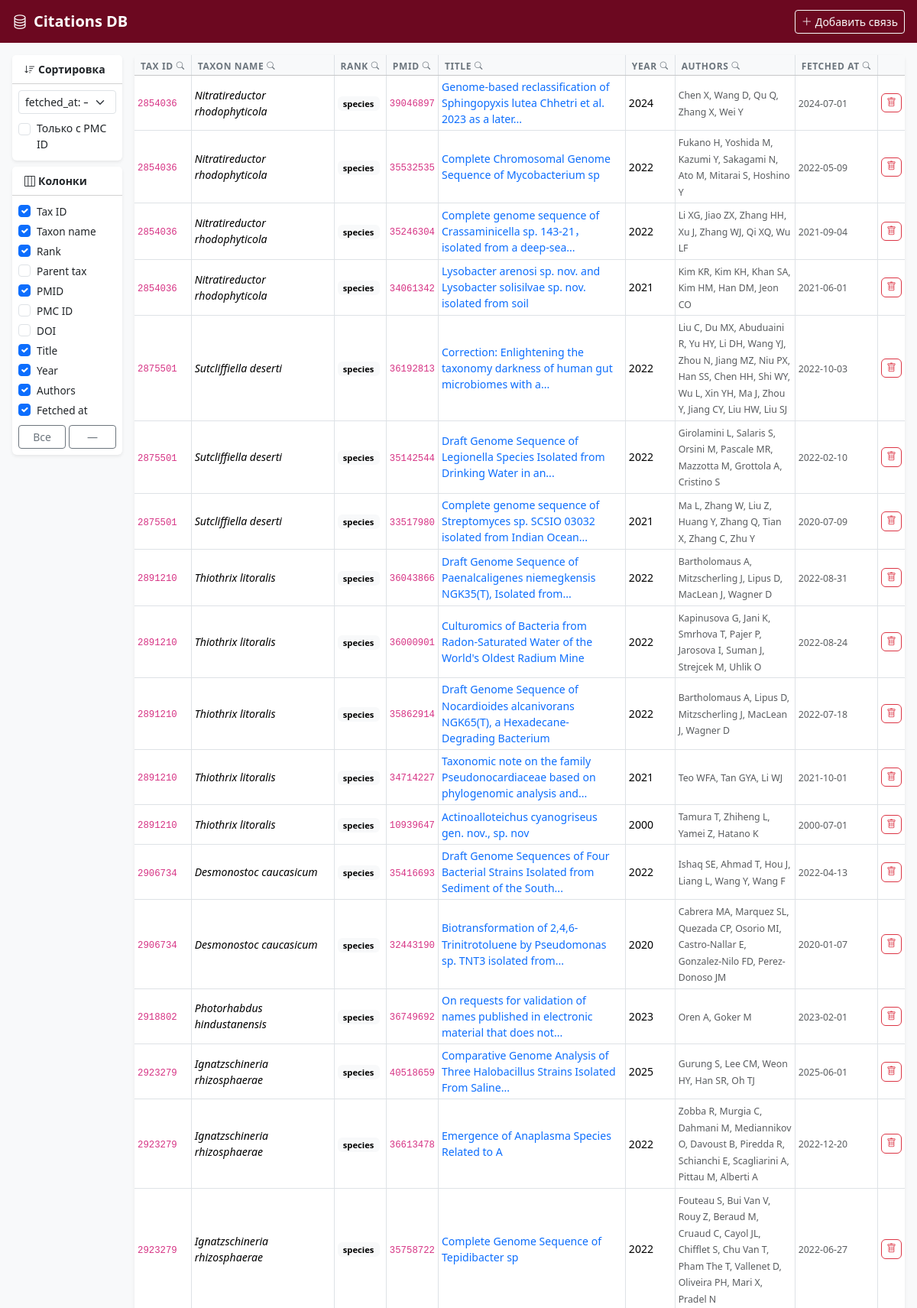
The page /?&page=154 (upper part) on the database its author committed.
### tables this page shows
CREATE TABLE Taxon (
    tax_id      INTEGER PRIMARY KEY,
    name        TEXT    NOT NULL,
    rank        TEXT    NOT NULL,
    parent_tax_id INTEGER,
    UNIQUE (tax_id)
);

CREATE TABLE Article (
    pmid        INTEGER PRIMARY KEY,
    pmc_id      TEXT,
    doi         TEXT,
    title       TEXT    NOT NULL,
    pub_year    INTEGER,
    authors     TEXT,
    fetched_at  TEXT,
    UNIQUE (pmid)
);

### main.py (the view)
@app.get("/", name="index")
def index(
    request: Request,
    f_sort: str = "",
    f_has_pmc: str = "",
    page: int = 1,
    cols: list[str] = [],
    f_tax_id:        str = "",
    f_name:          str = "",
    f_rank:          str = "",
    f_parent_tax_id: str = "",
    f_pmid:          str = "",
    f_pmc_id:        str = "",
    f_doi:           str = "",
    f_title:         str = "",
    f_pub_year:      str = "",
    f_authors:       str = "",
    f_fetched_at:    str = "",
):
    if cols:
        visible = set(cols) & ALL_COLS
        request.session["visible_cols"] = list(visible)
    elif "visible_cols" in request.session:
        visible = set(request.session["visible_cols"]) & ALL_COLS
    else:
        visible = DEFAULT_COLS
    filters = {
        "tax_id":        f_tax_id,
        "name":          f_name,
        "rank":          f_rank,
        "parent_tax_id": f_parent_tax_id,
        "pmid":          f_pmid,
        "pmc_id":        f_pmc_id,
        "doi":           f_doi,
        "title":         f_title,
        "pub_year":      f_pub_year,
        "authors":       f_authors,
        "fetched_at":    f_fetched_at,
    }
    rows = ta_model.get_full_links(
        filter_taxon_name=f_name or None,
        filter_title=f_title or None,
        sort_fetched_at=f_sort or None,
    )
    for col, val in filters.items():
        if not val or col in ("name", "title"):
            continue
        val_lower = val.lower()
        rows = [r for r in rows if r[col] is not None and val_lower in str(r[col]).lower()]
    if f_has_pmc:
        rows = [r for r in rows if r["pmc_id"]]
    page_rows, total, total_pages, page = paginate(rows, page)
    param_parts = [("f_sort", f_sort), ("f_has_pmc", f_has_pmc)] + [(f"f_{k}", v) for k, v in filters.items()]
    params = "&".join(f"{k}={v}" for k, v in param_parts if v)
    active_filters = any(filters.values()) or bool(f_has_pmc)
    return render(request, {
        "rows": page_rows,
        "page": page, "total": total, "total_pages": total_pages,
        "pagination_params": params,
        "visible_cols": visible,
        "f_sort": f_sort,
        "f_has_pmc": f_has_pmc,
        "filters": filters,
        "active_filters": active_filters,
    })

### templates/index.html (shortened to what this page needs)
{% from "macros.html" import pagination %}
<!DOCTYPE html>
<html lang="ru">
<head>
  <link href="https://cdn.jsdelivr.net/npm/bootstrap@5.3.3/dist/css/bootstrap.min.css" rel="stylesheet">
  <link href="https://cdn.jsdelivr.net/npm/bootstrap-icons@1.11.3/font/bootstrap-icons.min.css" rel="stylesheet">
</head>
<body>
<nav class="navbar navbar-dark sticky-top mb-3" style="background-color: #6C0820;">
  <div class="container-fluid px-3">
    <span class="navbar-brand"><i class="bi bi-database me-2"></i>Citations DB</span>
    <button class="btn btn-outline-light btn-sm" data-bs-toggle="modal" data-bs-target="#addLinkModal">
      <i class="bi bi-plus-lg me-1"></i>Добавить связь
    </button>
  </div>
</nav>
<div class="container-fluid px-3 pb-5">
  <div class="row g-3">
    <div class="col-lg-1 col-md-2" style="min-width:160px">
      <div class="card border-0 shadow-sm mb-2">
        <div class="card-header bg-white small fw-semibold py-2">
          <i class="bi bi-sort-down me-1"></i>Сортировка
        </div>
        <div class="card-body p-2">
          <form method="get" id="sortForm">
            <select name="f_sort" class="form-select form-select-sm mb-2" onchange="this.form.submit()">
              <option value=""     {% if not f_sort %}selected{% endif %}>fetched_at: —</option>
            </select>
            <div class="form-check">
              <input class="form-check-input" type="checkbox" name="f_has_pmc" id="chkHasPmc"
                     value="1" {% if f_has_pmc %}checked{% endif %}
                     onchange="this.form.submit()">
              <label class="form-check-label small" for="chkHasPmc">Только с PMC ID</label>
            </div>
          </form>
        </div>
      </div>
      <div class="card border-0 shadow-sm">
        <div class="card-header bg-white small fw-semibold py-2">
          <i class="bi bi-layout-three-columns me-1"></i>Колонки
        </div>
        <div class="card-body p-2 col-toggle">
          {% set all_cols = [
            ('tax_id',       'Tax ID'),
            ('name',         'Taxon name'),
            ('rank',         'Rank'),
            ('parent_tax_id','Parent tax'),
            ('pmid',         'PMID'),
            ('pmc_id',       'PMC ID'),
            ('doi',          'DOI'),
            ('title',        'Title'),
            ('pub_year',     'Year'),
            ('authors',      'Authors'),
            ('fetched_at',   'Fetched at'),
          ] %}
          {% for col_id, col_label in all_cols %}
          <div class="form-check">
            <input class="form-check-input col-check" type="checkbox"
                   id="chk_{{ col_id }}" data-col="{{ col_id }}"
                   {% if col_id in visible_cols %}checked{% endif %}>
            <label class="form-check-label" for="chk_{{ col_id }}">{{ col_label }}</label>
          </div>
          {% endfor %}
          <div class="d-flex gap-1 mt-2">
            <button class="btn btn-outline-secondary btn-sm w-50" id="btnAll">Все</button>
            <button class="btn btn-outline-secondary btn-sm w-50" id="btnNone">—</button>
          </div>
        </div>
      </div>
    </div>
    <div class="col">
      <div class="card border-0 shadow-sm">
        <div class="card-body p-0">
          <form method="get" id="filterForm">
            <div class="table-responsive">
              <table class="table table-hover table-sm mb-0" id="mainTable">
                <thead class="table-light">
                  <tr>
                    {% macro col_header(col_id, label) %}
                    <th class="col-hdr col-{{ col_id }}"
                        {% if col_id not in visible_cols %}style="display:none"{% endif %}>
                      <div class="col-hdr-inner">
                        <div class="col-hdr-label" onclick="toggleSearch('{{ col_id }}')">
                          {{ label }}
                          <i class="bi bi-search {% if filters[col_id] %}search-active{% endif %}"
                             style="font-size:.65rem"></i>
                        </div>
                      </div>
                    </th>
                    {% endmacro %}
                    {{ col_header('tax_id',       'Tax ID') }}
                    {{ col_header('name',          'Taxon name') }}
                    {{ col_header('rank',          'Rank') }}
                    {{ col_header('pmid',          'PMID') }}
                    {{ col_header('title',         'Title') }}
                    {{ col_header('pub_year',      'Year') }}
                    {{ col_header('authors',       'Authors') }}
                    {{ col_header('fetched_at',    'Fetched at') }}
                    <th></th>
                  </tr>
                </thead>
                <tbody>
                  {% for row in rows %}
                  {% set rc = {
                    'domain':'text-bg-dark', 'kingdom':'text-bg-secondary', 'phylum':'text-bg-primary',
                    'class':'text-bg-info',  'order':'text-bg-success',     'family':'text-bg-warning',
                    'genus':'text-bg-danger','species':'text-bg-light'
                  } %}
                  <tr>
                    <td class="col-tax_id"        {% if 'tax_id'        not in visible_cols %}style="display:none"{% endif %}><code>{{ row.tax_id }}</code></td>
                    <td class="col-name"           {% if 'name'          not in visible_cols %}style="display:none"{% endif %}><em>{{ row.name }}</em></td>
                    <td class="col-rank"           {% if 'rank'          not in visible_cols %}style="display:none"{% endif %}>
                      <span class="badge badge-rank {{ rc.get(row.rank,'text-bg-secondary') }}">{{ row.rank }}</span>
                    </td>
                    <td class="col-pmid"           {% if 'pmid'          not in visible_cols %}style="display:none"{% endif %}><code>{{ row.pmid }}</code></td>
                    <td class="col-title"          {% if 'title'         not in visible_cols %}style="display:none"{% endif %} style="max-width:320px{% if 'title' not in visible_cols %};display:none{% endif %}">
                      {% if row.doi %}<a href="https://doi.org/{{ row.doi }}" target="_blank" class="text-decoration-none">{{ row.title | truncate(88) }}</a>
                      {% else %}{{ row.title | truncate(88) }}{% endif %}
                    </td>
                    <td class="col-pub_year"       {% if 'pub_year'      not in visible_cols %}style="display:none"{% endif %}>{{ row.pub_year or '—' }}</td>
                    <td class="col-authors"        {% if 'authors'       not in visible_cols %}style="display:none"{% endif %} style="max-width:200px{% if 'authors' not in visible_cols %};display:none{% endif %}">
                      <span class="small text-muted">{{ row.authors or '—' }}</span>
                    </td>
                    <td class="col-fetched_at"     {% if 'fetched_at'    not in visible_cols %}style="display:none"{% endif %}>
                      <span class="small text-muted">{{ row.fetched_at or '—' }}</span>
                    </td>
                    <td class="text-end" style="white-space:nowrap">
                      <button class="btn btn-outline-danger btn-action"
                              data-delete-url="/taxon-articles/{{ row.id }}/delete"
                              data-delete-label="{{ row.name }} ↔ PMID {{ row.pmid }}">
                        <i class="bi bi-trash"></i>
                      </button>
                    </td>
                  </tr>
                  {% endfor %}
                </tbody>
              </table>
            </div>
          </form>
        </div>
      </div>
    </div>
  </div>
</div>
</html>

### templates/index.html (style rules this page uses)
body { background: #f8f9fa; }
.navbar-brand { font-weight: 600; }
.table td { vertical-align: middle; font-size: .88rem; }
.table td, .table th { border-right: 1px solid #dee2e6; }
.table td:last-child, .table th:last-child { border-right: none; }
.badge-rank { font-size: .7rem; }
.btn-action { padding: .15rem .4rem; font-size: .78rem; }
th.col-hdr { padding: 0 !important; white-space: nowrap; }
.col-hdr-inner { display: flex; flex-direction: column; }
.col-hdr-label { font-size: .75rem; text-transform: uppercase; letter-spacing: .05em; color: #6c757d; padding: 6px 8px 2px; display: flex; align-items: center; gap: 4px; cursor: pointer; user-select: none; }
.col-toggle label { font-size: .85rem; cursor: pointer; user-select: none; }
.col-toggle .form-check { margin-bottom: 2px; }

### rows shown on the page
Taxon: tax_id "2854036", name "Nitratireductor rhodophyticola", rank "species", pmid "39046897", title "Genome-based reclassification of Sphingopyxis lutea Chhetri et al. 2023 as a later...", pub_year "2024", authors "Chen X, Wang D, Qu Q, Zhang X, Wei Y", fetched_at "2024-07-01", pmid "35532535", title "Complete Chromosomal Genome Sequence of Mycobacterium sp", pub_year "2022", authors "Fukano H, Yoshida M, Kazumi Y, Sakagami N, Ato M, Mitarai S, Hoshino Y", fetched_at "2022-05-09", pmid "35246304", title "Complete genome sequence of Crassaminicella sp. 143-21，isolated from a deep-sea...", authors "Li XG, Jiao ZX, Zhang HH, Xu J, Zhang WJ, Qi XQ, Wu LF", fetched_at "2021-09-04", pmid "34061342", title "Lysobacter arenosi sp. nov. and Lysobacter solisilvae sp. nov. isolated from soil", pub_year "2021", authors "Kim KR, Kim KH, Khan SA, Kim HM, Han DM, Jeon CO", fetched_at "2021-06-01"
Taxon: tax_id "2875501", name "Sutcliffiella deserti", rank "species", pmid "36192813", title "Correction: Enlightening the taxonomy darkness of human gut microbiomes with a...", pub_year "2022", authors "Liu C, Du MX, Abuduaini R, Yu HY, Li DH, Wang YJ, Zhou N, Jiang MZ, Niu PX, Han SS, Chen HH, Shi WY, Wu L, Xin YH, Ma J, Zhou Y, Jiang CY, Liu HW, Liu SJ", fetched_at "2022-10-03", pmid "35142544", title "Draft Genome Sequence of Legionella Species Isolated from Drinking Water in an...", authors "Girolamini L, Salaris S, Orsini M, Pascale MR, Mazzotta M, Grottola A, Cristino S", fetched_at "2022-02-10", pmid "33517980", title "Complete genome sequence of Streptomyces sp. SCSIO 03032 isolated from Indian Ocean...", pub_year "2021", authors "Ma L, Zhang W, Liu Z, Huang Y, Zhang Q, Tian X, Zhang C, Zhu Y", fetched_at "2020-07-09"
Taxon: tax_id "2891210", name "Thiothrix litoralis", rank "species", pmid "36043866", title "Draft Genome Sequence of Paenalcaligenes niemegkensis NGK35(T), Isolated from...", pub_year "2022", authors "Bartholomaus A, Mitzscherling J, Lipus D, MacLean J, Wagner D", fetched_at "2022-08-31", pmid "36000901", title "Culturomics of Bacteria from Radon-Saturated Water of the World's Oldest Radium Mine", authors "Kapinusova G, Jani K, Smrhova T, Pajer P, Jarosova I, Suman J, Strejcek M, Uhlik O", fetched_at "2022-08-24", pmid "35862914", title "Draft Genome Sequence of Nocardioides alcanivorans NGK65(T), a Hexadecane-Degrading Bacterium", authors "Bartholomaus A, Lipus D, Mitzscherling J, MacLean J, Wagner D", fetched_at "2022-07-18", pmid "34714227", title "Taxonomic note on the family Pseudonocardiaceae based on phylogenomic analysis and...", pub_year "2021", authors "Teo WFA, Tan GYA, Li WJ", fetched_at "2021-10-01"
Article: tax_id "2891210", name "Thiothrix litoralis", rank "species", pmid "10939647", title "Actinoalloteichus cyanogriseus gen. nov., sp. nov", pub_year "2000", authors "Tamura T, Zhiheng L, Yamei Z, Hatano K", fetched_at "2000-07-01"
Taxon: tax_id "2906734", name "Desmonostoc caucasicum", rank "species", pmid "35416693", title "Draft Genome Sequences of Four Bacterial Strains Isolated from Sediment of the South...", pub_year "2022", authors "Ishaq SE, Ahmad T, Hou J, Liang L, Wang Y, Wang F", fetched_at "2022-04-13", pmid "32443190", title "Biotransformation of 2,4,6-Trinitrotoluene by Pseudomonas sp. TNT3 isolated from...", pub_year "2020", authors "Cabrera MA, Marquez SL, Quezada CP, Osorio MI, Castro-Nallar E, Gonzalez-Nilo FD, Perez-Donoso JM", fetched_at "2020-01-07"
Taxon: tax_id "2918802", name "Photorhabdus hindustanensis", rank "species", pmid "36749692", title "On requests for validation of names published in electronic material that does not...", pub_year "2023", authors "Oren A, Goker M", fetched_at "2023-02-01"
Taxon: tax_id "2923279", name "Ignatzschineria rhizosphaerae", rank "species", pmid "40518659", title "Comparative Genome Analysis of Three Halobacillus Strains Isolated From Saline...", pub_year "2025", authors "Gurung S, Lee CM, Weon HY, Han SR, Oh TJ", fetched_at "2025-06-01", pmid "36613478", title "Emergence of Anaplasma Species Related to A", pub_year "2022", authors "Zobba R, Murgia C, Dahmani M, Mediannikov O, Davoust B, Piredda R, Schianchi E, Scagliarini A, Pittau M, Alberti A", fetched_at "2022-12-20", pmid "35758722", title "Complete Genome Sequence of Tepidibacter sp", authors "Fouteau S, Bui Van V, Rouy Z, Beraud M, Cruaud C, Cayol JL, Chifflet S, Chu Van T, Pham The T, Vallenet D, Oliveira PH, Mari X, Pradel N", fetched_at "2022-06-27"

### other values the page prints
{{ col_label }} "Tax ID" "Taxon name" "Rank" "Parent tax" "PMID" "PMC ID" "DOI" "Title" "Year" "Authors" "Fetched at"
{{ label }} "TAX ID TAXON NAME RANK PMID TITLE YEAR AUTHORS FETCHED AT"
